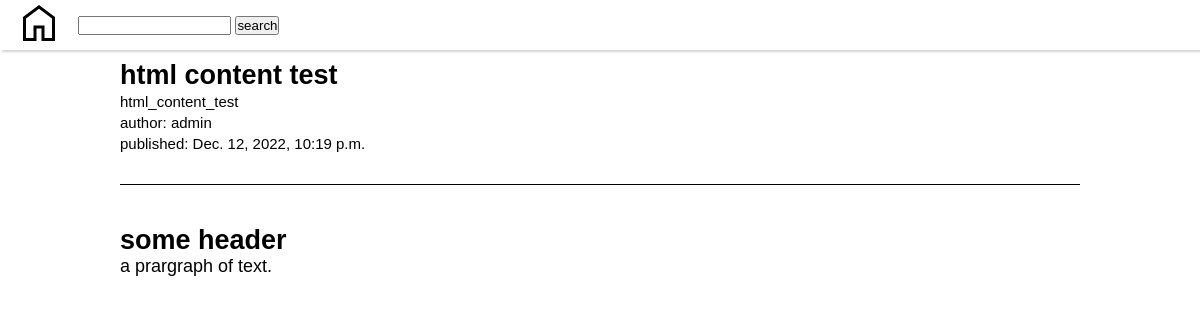
The page /post/5 on the database its author committed.
### blog/models.py (models this page shows, shortened)
class Post(models.Model):
    title = models.CharField(max_length = 200, unique = True)
    slug = models.SlugField(max_length = 200, unique = True)
    content = models.TextField(max_length = 1000)
    created = models.DateTimeField(auto_now_add=True)
    edited = models.DateTimeField(auto_now_add=True)
    published = models.IntegerField(choices=PUBLISHED_CHOICES)
    author = models.ForeignKey(User, on_delete=models.CASCADE)

### blog/views.py (the view)
# urls.py: path('post/<int:post_id>', views.post, name='post'),
def post(request, post_id):
    post = get_object_or_404(Post, pk=post_id, published=PUBLISHED)
    return render(request, 'post.html', {'post': post})

### blog/templates/post.html (shortened to what this page needs)
{% extends 'base.html' %}
{% load static %}
{% block styles %}
<link rel="stylesheet" href="{% static 'blog/post.css' %}">
{% endblock %}
{% block content %}
<section class="container">
  <div class="content header">
 <h1>{{ post.title }}</h1>
 <div>
  <small>{{ post.slug }}</small>
 </div>
 <div>
  <small>author: {{ post.author.username }}</small>
 </div>
 <div>
   <small>published: {% firstof post.edited post.created %}</small>
 </div>
  </div>
 <div class="content">{{ post.content | safe }}</div>
</section>
{% endblock %}

### blog/static/blog/base.css (style rules this page uses)
* { margin: 0; padding: 0; font-family: 'Gill Sans', 'Gill Sans MT', Calibri, 'Trebuchet MS', sans-serif; }
body { display: flex; flex-direction: column; justify-content: center; align-items: center; }

### blog/static/blog/post.css (style rules this page uses)
.container { display: flex; flex-direction: column; justify-content: center; align-items: center; width: 80vw; }
.header { margin-top: 10px !important; margin-bottom: 20px !important; padding-bottom: 30px !important; border-bottom: 1px solid black; }
.content { width: 100%; display: flex; flex-direction: column; align-items: flex-start; justify-content: center; margin-top: 20px; font-size: 18px; }

### rows shown on the page
Post: title "html content test", slug "html_content_test", author.username "admin", edited "Dec. 12, 2022, 10:19 p.m.", content "some header a prargraph of text."
